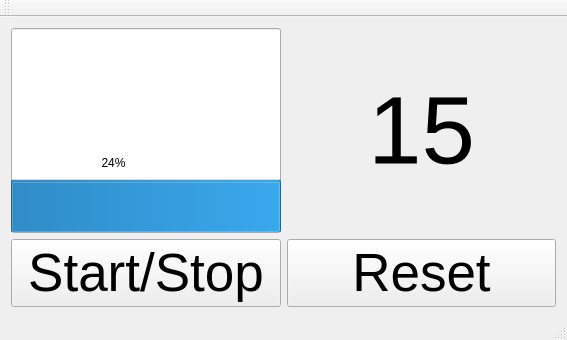
<?xml version="1.0" encoding="UTF-8"?>
<ui version="4.0">
 <class>MainWindow</class>
 <widget class="QMainWindow" name="MainWindow">
  <property name="enabled">
   <bool>true</bool>
  </property>
  <property name="geometry">
   <rect>
    <x>0</x>
    <y>0</y>
    <width>567</width>
    <height>340</height>
   </rect>
  </property>
  <property name="windowTitle">
   <string>MainWindow</string>
  </property>
  <widget class="QWidget" name="centralWidget">
   <property name="sizePolicy">
    <sizepolicy hsizetype="Fixed" vsizetype="Fixed">
     <horstretch>0</horstretch>
     <verstretch>0</verstretch>
    </sizepolicy>
   </property>
   <layout class="QGridLayout" name="gridLayout">
    <item row="0" column="0">
     <layout class="QVBoxLayout" name="verticalLayout">
      <item>
       <widget class="QProgressBar" name="progressBar">
        <property name="sizePolicy">
         <sizepolicy hsizetype="Ignored" vsizetype="Expanding">
          <horstretch>0</horstretch>
          <verstretch>0</verstretch>
         </sizepolicy>
        </property>
        <property name="layoutDirection">
         <enum>Qt::LeftToRight</enum>
        </property>
        <property name="autoFillBackground">
         <bool>false</bool>
        </property>
        <property name="value">
         <number>24</number>
        </property>
        <property name="orientation">
         <enum>Qt::Vertical</enum>
        </property>
        <property name="textDirection">
         <enum>QProgressBar::BottomToTop</enum>
        </property>
       </widget>
      </item>
      <item>
       <widget class="QPushButton" name="pushButton">
        <property name="font">
         <font>
          <pointsize>40</pointsize>
         </font>
        </property>
        <property name="text">
         <string>Start/Stop</string>
        </property>
       </widget>
      </item>
     </layout>
    </item>
    <item row="0" column="1">
     <layout class="QVBoxLayout" name="verticalLayout_2">
      <property name="sizeConstraint">
       <enum>QLayout::SetDefaultConstraint</enum>
      </property>
      <item>
       <widget class="QLabel" name="label">
        <property name="font">
         <font>
          <pointsize>72</pointsize>
         </font>
        </property>
        <property name="text">
         <string>15</string>
        </property>
        <property name="alignment">
         <set>Qt::AlignCenter</set>
        </property>
       </widget>
      </item>
      <item>
       <widget class="QPushButton" name="pushButton_2">
        <property name="font">
         <font>
          <pointsize>40</pointsize>
         </font>
        </property>
        <property name="text">
         <string>Reset</string>
        </property>
       </widget>
      </item>
     </layout>
    </item>
   </layout>
  </widget>
  <widget class="QMenuBar" name="menuBar">
   <property name="geometry">
    <rect>
     <x>0</x>
     <y>0</y>
     <width>567</width>
     <height>22</height>
    </rect>
   </property>
  </widget>
  <widget class="QToolBar" name="mainToolBar">
   <attribute name="toolBarArea">
    <enum>TopToolBarArea</enum>
   </attribute>
   <attribute name="toolBarBreak">
    <bool>false</bool>
   </attribute>
  </widget>
  <widget class="QStatusBar" name="statusBar"/>
 </widget>
 <layoutdefault spacing="6" margin="11"/>
 <resources/>
 <connections/>
</ui>
